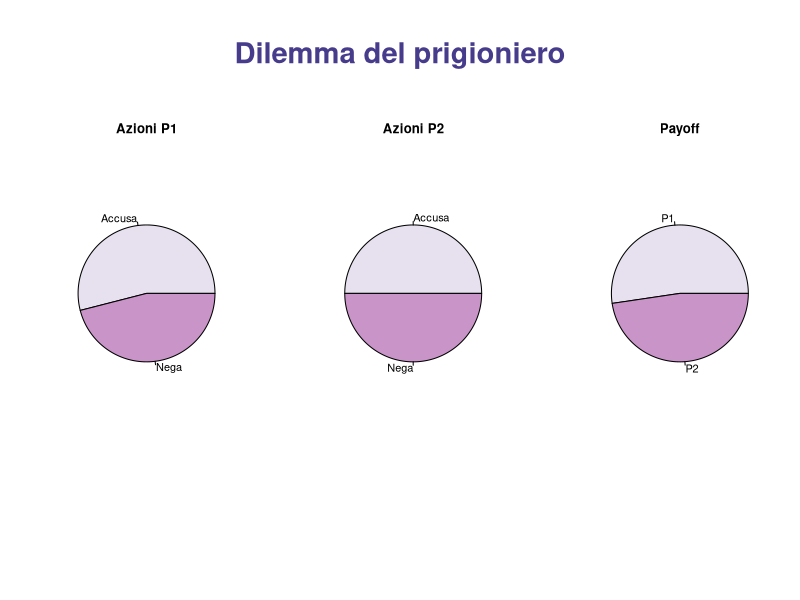

Source code (R):
# Numero di turni di gioco
num_turni <- 100

# Matrice dei payoff: [Azione del Prigioniero 1, Azione del Prigioniero 2]
# Righe: [Accusa, Nega]
# Colonne: [Accusa, Nega]
payoff_matrix <- matrix(c(5, 0, 10, 2), nrow = 2, dimnames = list(c("Accusa", "Nega"), c("Accusa", "Nega")))

# Inizializza le variabili
prigioniero1_payoff_totale <- 0
prigioniero2_payoff_totale <- 0

# Variabili per il conteggio delle azioni
accusa_count1 <- 0
nega_count1 <- 0
accusa_count2 <- 0
nega_count2 <- 0

# Simulazione dei turni di gioco
for (turno in 1:num_turni)
{
  # Genera azioni casuali per i progionieri
  prigioniero1_azione <- sample(c("Accusa", "Nega"), size = 1, replace = TRUE)
  prigioniero2_azione <- sample(c("Accusa", "Nega"), size = 1, replace = TRUE)
  
  # Ottieni i payoff corrispondenti dalla matrice dei payoff
  prigioniero1_payoff <- payoff_matrix[prigioniero1_azione, prigioniero2_azione]
  prigioniero2_payoff <- payoff_matrix[prigioniero2_azione, prigioniero1_azione]
  
  # Aggiorna i payoff totali
  prigioniero1_payoff_totale <- prigioniero1_payoff_totale + prigioniero1_payoff
  prigioniero2_payoff_totale <- prigioniero2_payoff_totale + prigioniero2_payoff
  
  # Conta le azioni del prigioniero 1
  accusa_count1 <- accusa_count1 + (prigioniero1_azione == "Accusa")
  nega_count1 <- nega_count1 + (prigioniero1_azione == "Nega")
  
  # Conta le azioni del prigioniero 2
  accusa_count2 <- accusa_count2 + (prigioniero2_azione == "Accusa")
  nega_count2 <- nega_count2 + (prigioniero2_azione == "Nega")
}

# Calcola le proporzioni delle azioni
accusa_prop1 <- accusa_count1 / num_turni
nega_prop1 <- nega_count1 / num_turni
accusa_prop2 <- accusa_count2 / num_turni
nega_prop2 <- nega_count2 / num_turni

# Calcola le proporzioni dei payoff
prigioniero1_payoff_prop <- prigioniero1_payoff_totale / (prigioniero1_payoff_totale + prigioniero2_payoff_totale)
prigioniero2_payoff_prop <- prigioniero2_payoff_totale / (prigioniero1_payoff_totale + prigioniero2_payoff_totale)

# Categorie per il diagramma a torta delle azioni
cat1 <- c("Accusa", "Nega")

# Categorie per il diagramma a torta dei payoff
cat2 <- c("P1", "P2")

# Dati per il grafico a torta delle azioni
azioni_prop1 <- c(accusa_prop1, nega_prop1)
azioni_prop2 <- c(accusa_prop2, nega_prop2)

# Dati per il grafico a torta dei payoff
payoff_prop <- c(prigioniero1_payoff_prop, prigioniero2_payoff_prop)

# Scelta della palette di colori
library(RColorBrewer)
pal <- brewer.pal(3, "PuRd")

# Visualizza tre diagrammi a torta
par(mfrow = c(1, 3))

# Plot del diagramma a torta delle azioni
pie(azioni_prop1, labels = cat1, col = pal)
title("Azioni P1", line = -6)

# Plot del diagramma a torta delle azioni
pie(azioni_prop2, labels = cat1, col = pal)
title("Azioni P2", line = -6)

#Plot del diagramma a torta dei payoff
pie(payoff_prop, labels = cat2, col = pal)
title("Payoff", line = -6)

# Titolo
mtext("Dilemma del prigioniero", side = 3, line = -5, font = 2, cex = 1.75, outer = TRUE, col = 'slateblue4')
